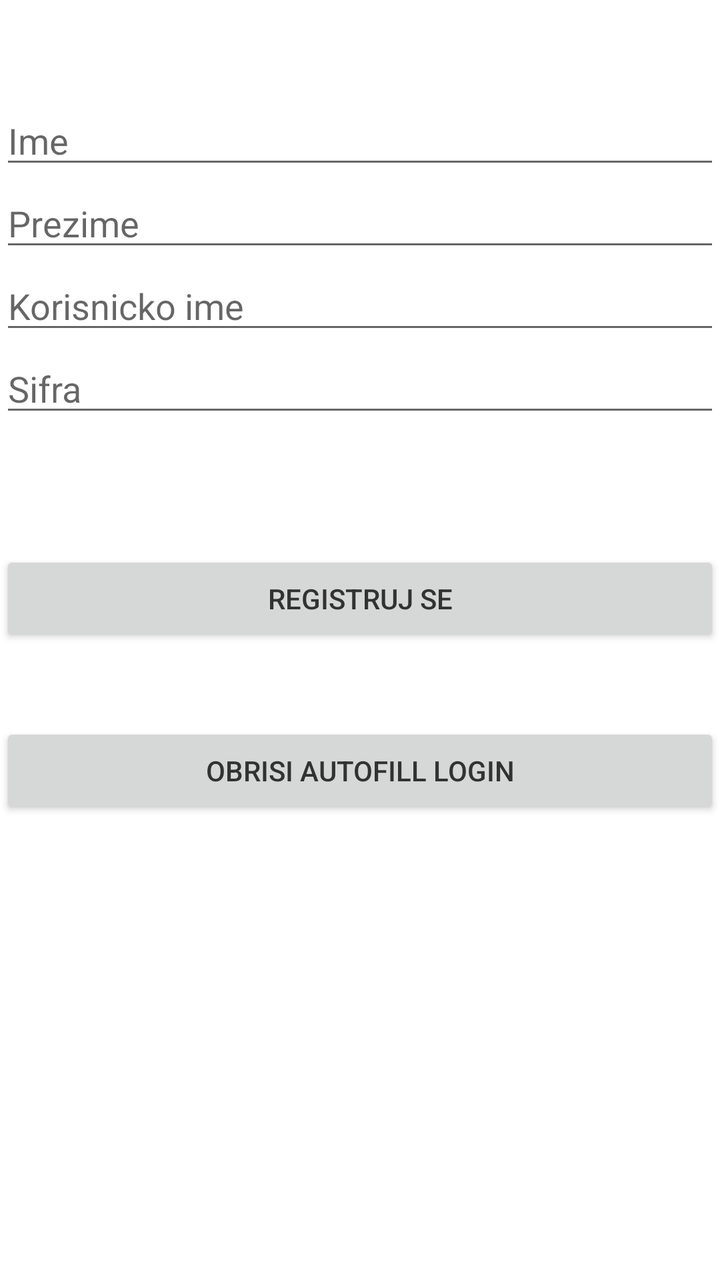
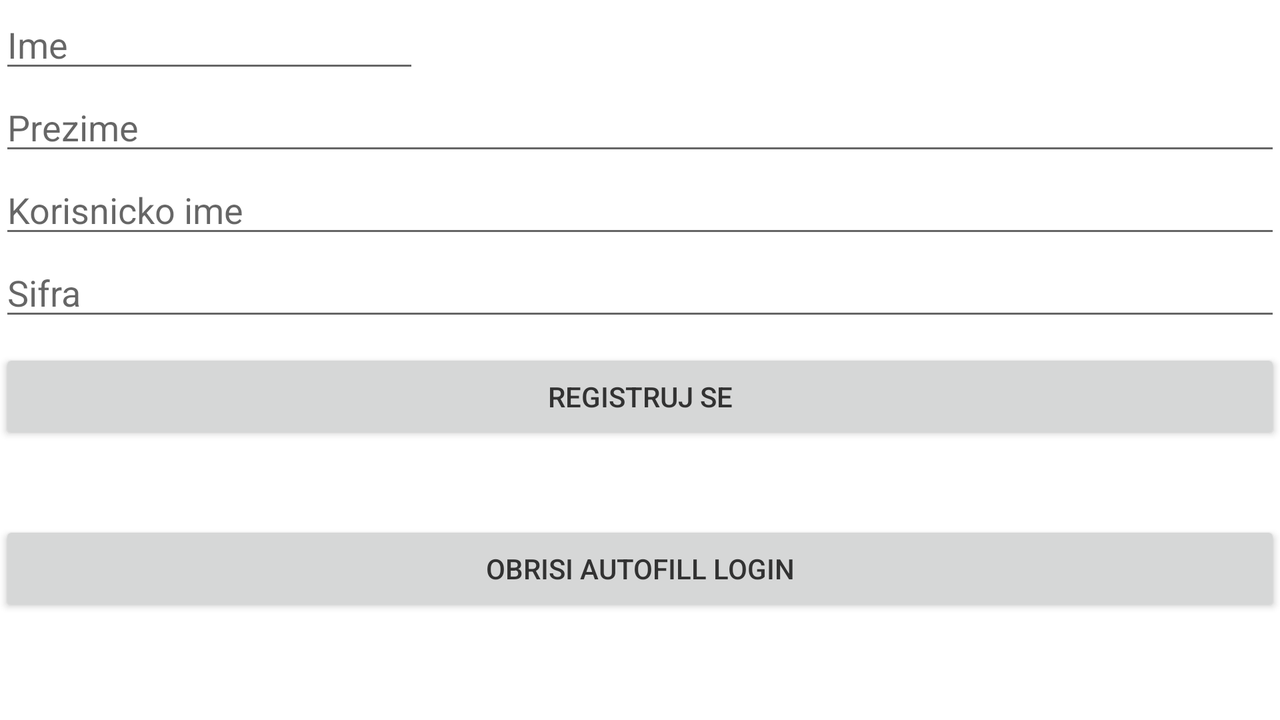

Compare how this app lays out the same screen by default and in its alternative resource folder. The renders come first, then the two layout files and the values they reference.
<!-- AndroidManifest.xml: application theme AppTheme -->
<!-- res/layout/activity_register.xml -->
<?xml version="1.0" encoding="utf-8"?>
<android.support.v4.widget.DrawerLayout xmlns:android="http://schemas.android.com/apk/res/android"
    xmlns:tools="http://schemas.android.com/tools"
    xmlns:app="http://schemas.android.com/apk/res-auto"
    android:id="@+id/drawerLayout"
    android:layout_width="match_parent"
    android:layout_height="match_parent"
    tools:context="com.example.aleksandar.mysqldemo.Register">
  <RelativeLayout

      android:layout_width="match_parent"
      android:layout_height="match_parent">
    <Button
        android:text="Registruj se"
        android:layout_width="wrap_content"
        android:layout_height="wrap_content"
        android:layout_below="@+id/et_password"
        android:layout_alignParentLeft="true"
        android:layout_alignParentStart="true"
        android:layout_marginTop="62dp"
        android:id="@+id/button2"
        android:layout_alignParentRight="true"
        android:layout_alignParentEnd="true"
        android:onClick="OnReg" />

    <EditText
        android:layout_width="wrap_content"
        android:layout_height="wrap_content"
        android:inputType="textPersonName"
        android:ems="10"
        android:layout_alignParentTop="true"
        android:layout_alignParentLeft="true"
        android:layout_alignParentStart="true"
        android:layout_marginTop="48dp"
        android:id="@+id/et_ime"
        android:layout_alignParentRight="true"
        android:layout_alignParentEnd="true"
        android:hint="Ime" />

    <EditText
        android:layout_width="wrap_content"
        android:layout_height="wrap_content"
        android:inputType="textPersonName"
        android:ems="10"
        android:layout_below="@+id/et_ime"
        android:layout_alignParentLeft="true"
        android:layout_alignParentStart="true"
        android:id="@+id/et_prezime"
        android:layout_alignParentRight="true"
        android:layout_alignParentEnd="true"
        android:hint="Prezime" />

    <EditText
        android:layout_width="wrap_content"
        android:layout_height="wrap_content"
        android:inputType="textPersonName"
        android:ems="10"
        android:layout_below="@+id/et_prezime"
        android:layout_alignParentLeft="true"
        android:layout_alignParentStart="true"
        android:id="@+id/et_username"
        android:layout_alignParentRight="true"
        android:layout_alignParentEnd="true"
        android:hint="Korisnicko ime" />

    <EditText
        android:layout_width="wrap_content"
        android:layout_height="wrap_content"
        android:inputType="textPassword"
        android:ems="10"
        android:layout_below="@+id/et_username"
        android:layout_alignParentLeft="true"
        android:layout_alignParentStart="true"
        android:id="@+id/et_password"
        android:layout_alignParentRight="true"
        android:layout_alignParentEnd="true"
        android:hint="Sifra" />

    <Button
        android:text="Obrisi autofill login"
        android:onClick="log"
        android:layout_width="wrap_content"
        android:layout_height="wrap_content"
        android:layout_below="@+id/button2"
        android:layout_marginTop="38dp"
        android:id="@+id/button3"
        android:layout_alignParentLeft="true"
        android:layout_alignParentStart="true"
        android:layout_alignParentRight="true"
        android:layout_alignParentEnd="true" />
    </RelativeLayout>


    <android.support.design.widget.NavigationView
        android:layout_width="wrap_content"
        android:layout_height="match_parent"
        android:id="@+id/nav_item"
        app:menu="@menu/menu_slide"
        app:headerLayout="@layout/navigation_header"
        android:layout_gravity = "start">


    </android.support.design.widget.NavigationView>

</android.support.v4.widget.DrawerLayout>
<!-- res/layout/navigation_header.xml (included above) -->
<?xml version="1.0" encoding="utf-8"?>
<RelativeLayout xmlns:android="http://schemas.android.com/apk/res/android"
    xmlns:app="http://schemas.android.com/apk/res-auto"
    android:layout_width="match_parent"
    android:layout_height="140dp"
    android:background="@color/colorPrimary"
    android:padding="20dp">

    <TextView
        android:text="Meni"
        android:layout_width="wrap_content"
        android:layout_height="wrap_content"
        android:id="@+id/textView4"
        android:textSize="60dp"
        android:textColor="@color/common_google_signin_btn_text_dark_default"
        android:fontFamily="cursive"
        android:textStyle="normal|bold"
        android:textAlignment="center"
        android:layout_marginRight="71dp"
        android:layout_marginEnd="71dp"
        android:layout_centerVertical="true"
        android:layout_alignParentRight="true"
        android:layout_alignParentEnd="true" />
</RelativeLayout>
<!-- resources referenced by this layout -->
<resources>
  <color name="colorPrimary">#18bdff</color>
  <style name="AppTheme" parent="Theme.AppCompat.Light.DarkActionBar">
          
          <item name="colorPrimary">@color/colorPrimary</item>
          <item name="colorPrimaryDark">@color/colorPrimaryDark</item>
          <item name="colorAccent">@color/colorAccent</item>
          <item name="android:colorBackground">@color/white</item>
          <item name="android:textColorPrimary">@android:color/secondary_text_light</item>
      </style>
  <color name="colorPrimaryDark">#065d99</color>
  <color name="colorAccent">#1abdff</color>
  <color name="white">#ffffff</color>
</resources>
<!-- res/layout-land/activity_register.xml (the repository's variant of the layout above) -->
<!-- drawn on the phone turned sideways -->
<?xml version="1.0" encoding="utf-8"?>
<RelativeLayout xmlns:android="http://schemas.android.com/apk/res/android"
    xmlns:tools="http://schemas.android.com/tools"
    android:id="@+id/activity_register"
    android:layout_width="match_parent"
    android:layout_height="match_parent"
    android:paddingBottom="@dimen/activity_vertical_margin"
    android:paddingLeft="@dimen/activity_horizontal_margin"
    android:paddingRight="@dimen/activity_horizontal_margin"
    android:paddingTop="@dimen/activity_vertical_margin"
    tools:context="com.example.aleksandar.mysqldemo.Register">

    <EditText
        android:layout_width="wrap_content"
        android:layout_height="wrap_content"
        android:inputType="textPersonName"
        android:ems="10"
        android:layout_below="@+id/et_ime"
        android:layout_alignParentLeft="true"
        android:layout_alignParentStart="true"
        android:id="@+id/et_prezime"
        android:layout_alignParentRight="true"
        android:layout_alignParentEnd="true"
        android:hint="Prezime" />

    <EditText
        android:layout_width="wrap_content"
        android:layout_height="wrap_content"
        android:inputType="textPersonName"
        android:ems="10"
        android:layout_below="@+id/et_prezime"
        android:layout_alignParentLeft="true"
        android:layout_alignParentStart="true"
        android:id="@+id/et_username"
        android:layout_alignParentRight="true"
        android:layout_alignParentEnd="true"
        android:hint="Korisnicko ime" />

    <EditText
        android:layout_width="wrap_content"
        android:layout_height="wrap_content"
        android:inputType="textPassword"
        android:ems="10"
        android:layout_below="@+id/et_username"
        android:layout_alignParentLeft="true"
        android:layout_alignParentStart="true"
        android:id="@+id/et_password"
        android:layout_alignParentRight="true"
        android:layout_alignParentEnd="true"
        android:hint="Sifra" />

    <Button
        android:text="Obrisi autofill login"
        android:onClick="log"
        android:layout_width="wrap_content"
        android:layout_height="wrap_content"
        android:layout_below="@+id/button2"
        android:layout_marginTop="38dp"
        android:id="@+id/button3"
        android:layout_alignParentLeft="true"
        android:layout_alignParentStart="true"
        android:layout_alignParentRight="true"
        android:layout_alignParentEnd="true" />

    <EditText
        android:layout_width="wrap_content"
        android:layout_height="wrap_content"
        android:inputType="textPersonName"
        android:ems="10"
        android:id="@+id/et_ime"
        android:hint="Ime"
        android:layout_alignParentTop="true"
        android:layout_alignParentLeft="true"
        android:layout_alignParentStart="true" />

    <Button
        android:text="Registruj se"
        android:layout_width="wrap_content"
        android:layout_height="wrap_content"
        android:layout_marginTop="9dp"
        android:id="@+id/button2"
        android:onClick="OnReg"
        android:layout_below="@+id/et_password"
        android:layout_alignParentLeft="true"
        android:layout_alignParentStart="true"
        android:layout_alignParentRight="true"
        android:layout_alignParentEnd="true" />

</RelativeLayout>
<!-- resources referenced by the variant -->
<!-- as the phone turned sideways resolves them -->
<resources>
  <style name="AppTheme" parent="Theme.AppCompat.Light.DarkActionBar">
          
          <item name="colorPrimary">@color/colorPrimary</item>
          <item name="colorPrimaryDark">@color/colorPrimaryDark</item>
          <item name="colorAccent">@color/colorAccent</item>
          <item name="android:colorBackground">@color/white</item>
          <item name="android:textColorPrimary">@android:color/secondary_text_light</item>
      </style>
  <color name="colorPrimary">#18bdff</color>
  <color name="colorPrimaryDark">#065d99</color>
  <color name="colorAccent">#1abdff</color>
  <color name="white">#ffffff</color>
</resources>
